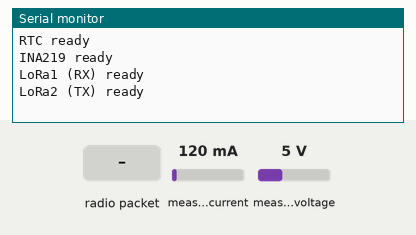
A sketch run on a simulated ESP32. Parts: the last lines printed to the serial monitor. The inputs (shaded band) are chosen by the test bench; at power-on: measured current 120 mA, measured voltage 5 V. The local clock reads 2024-03-15 10:24:30 at power-on unless the sketch sets it; no radio packets arrive unless stated.

Above: at 2.2 s.
2.3 s: radio packet "1" arrives
At 3.2 s:
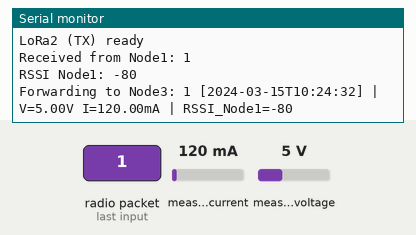
3.9 s: radio packet "0" arrives
At 4.4 s:
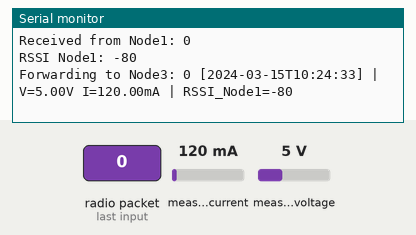

Measured:
- after the input at 2.3 s, the serial monitor: prints a new line after 0.15 s (image 1)
- after the input at 3.9 s, the serial monitor: prints a new line at once (image 2)

The sketch:

Node2.ino
```cpp
#include <SPI.h>
#include <LoRa.h>
#include <Wire.h>
#include <RTClib.h>
#include <Adafruit_INA219.h>

// --- LoRa1 (รับข้อมูลจาก Node1) บน VSPI ---
#define LORA1_SS    5
#define LORA1_RST   14
#define LORA1_DIO0  26

// --- LoRa2 (ส่งต่อไป Node3) บน HSPI ---
#define LORA2_SS    15
#define LORA2_RST   33
#define LORA2_DIO0  32
#define LORA2_SCK   25
#define LORA2_MISO  27
#define LORA2_MOSI  4

// --- RTC บน I2C1 ---
#define RTC_SDA     16
#define RTC_SCL     17
TwoWire I2C_RTC = TwoWire(1);
RTC_DS3231 rtc;

// --- INA219 บน I2C0 ---
#define INA_SDA     21
#define INA_SCL     22
Adafruit_INA219 ina219;

// --- LoRa2 SPI ---
SPIClass LoRa2SPI(HSPI);

LoRaClass LoRa1;
LoRaClass LoRa2;

void setup() {
  Serial.begin(115200);
  delay(1000);

  // RTC
  I2C_RTC.begin(RTC_SDA, RTC_SCL);
  if (!rtc.begin(&I2C_RTC)) Serial.println("RTC not found!");
  else Serial.println("RTC ready");

  // INA219
  Wire.begin(INA_SDA, INA_SCL);
  if (!ina219.begin()) Serial.println("INA219 not found!");
  else Serial.println("INA219 ready");

  // LoRa1 (VSPI)
  LoRa1.setSPI(SPI);
  LoRa1.setPins(LORA1_SS, LORA1_RST, LORA1_DIO0);
  if (!LoRa1.begin(433200000)) {
    Serial.println("LoRa1 failed!");
    while (1);
  }
  LoRa1.setSpreadingFactor(12);
  Serial.println("LoRa1 (RX) ready");

  // LoRa2 (HSPI)
  LoRa2SPI.begin(LORA2_SCK, LORA2_MISO, LORA2_MOSI, LORA2_SS);
  LoRa2.setSPI(LoRa2SPI);
  LoRa2.setPins(LORA2_SS, LORA2_RST, LORA2_DIO0);
  if (!LoRa2.begin(433100000)) {
    Serial.println("LoRa2 failed!");
    while (1);
  }
  LoRa2.setSpreadingFactor(12);
  Serial.println("LoRa2 (TX) ready");
}

void loop() {
  int packetSize = LoRa1.parsePacket();
  if (packetSize > 0) {
    String incoming = "";
    while (LoRa1.available()) {
      incoming += (char)LoRa1.read();
    }
    long rssiNode1 = LoRa1.packetRssi();

    DateTime now = rtc.now();
    float v2 = ina219.getBusVoltage_V();
    float i2 = ina219.getCurrent_mA();

    String nowStr = now.timestamp();
    String msg = incoming + " [" + nowStr + "] | V=" + String(v2, 2) + "V I=" + String(i2, 2) + "mA" + " | RSSI_Node1=" + String(rssiNode1);

    Serial.println("Received from Node1: " + incoming);
    Serial.println("RSSI Node1: " + String(rssiNode1));
    Serial.println("Forwarding to Node3: " + msg);

    LoRa2.beginPacket();
    LoRa2.print(msg);
    LoRa2.endPacket();
  }

  delay(200);
}
```
